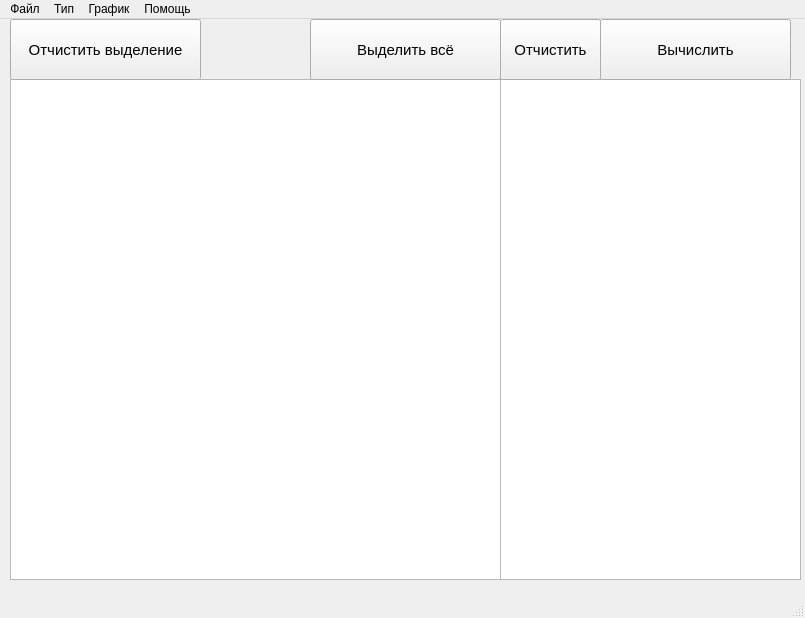
<?xml version="1.0" encoding="UTF-8"?>
<ui version="4.0">
 <class>MainWindow</class>
 <widget class="QMainWindow" name="MainWindow">
  <property name="geometry">
   <rect>
    <x>0</x>
    <y>0</y>
    <width>805</width>
    <height>618</height>
   </rect>
  </property>
  <property name="windowTitle">
   <string>MainWindow</string>
  </property>
  <widget class="QWidget" name="centralwidget">
   <widget class="QTableWidget" name="main_table">
    <property name="geometry">
     <rect>
      <x>10</x>
      <y>60</y>
      <width>491</width>
      <height>501</height>
     </rect>
    </property>
    <property name="selectionMode">
     <enum>QAbstractItemView::MultiSelection</enum>
    </property>
   </widget>
   <widget class="QListWidget" name="prev_eqs">
    <property name="geometry">
     <rect>
      <x>500</x>
      <y>60</y>
      <width>301</width>
      <height>501</height>
     </rect>
    </property>
   </widget>
   <widget class="QPushButton" name="bt_clear_selection">
    <property name="geometry">
     <rect>
      <x>10</x>
      <y>0</y>
      <width>191</width>
      <height>61</height>
     </rect>
    </property>
    <property name="font">
     <font>
      <pointsize>11</pointsize>
     </font>
    </property>
    <property name="text">
     <string>Отчистить выделение</string>
    </property>
   </widget>
   <widget class="QPushButton" name="bt_eq_run">
    <property name="geometry">
     <rect>
      <x>600</x>
      <y>0</y>
      <width>191</width>
      <height>61</height>
     </rect>
    </property>
    <property name="font">
     <font>
      <pointsize>11</pointsize>
     </font>
    </property>
    <property name="text">
     <string>Вычислить</string>
    </property>
   </widget>
   <widget class="QPushButton" name="bt_eq_reset">
    <property name="geometry">
     <rect>
      <x>500</x>
      <y>0</y>
      <width>101</width>
      <height>61</height>
     </rect>
    </property>
    <property name="font">
     <font>
      <pointsize>11</pointsize>
     </font>
    </property>
    <property name="text">
     <string>Отчистить</string>
    </property>
   </widget>
   <widget class="QPushButton" name="bt_all_selection">
    <property name="geometry">
     <rect>
      <x>310</x>
      <y>0</y>
      <width>191</width>
      <height>61</height>
     </rect>
    </property>
    <property name="font">
     <font>
      <pointsize>11</pointsize>
     </font>
    </property>
    <property name="text">
     <string>Выделить всё</string>
    </property>
   </widget>
  </widget>
  <widget class="QMenuBar" name="menubar">
   <property name="geometry">
    <rect>
     <x>0</x>
     <y>0</y>
     <width>805</width>
     <height>26</height>
    </rect>
   </property>
   <widget class="QMenu" name="menu">
    <property name="title">
     <string>Файл</string>
    </property>
    <addaction name="menu_file_new"/>
    <addaction name="menu_file_open"/>
    <addaction name="menu_file_save"/>
   </widget>
   <widget class="QMenu" name="menu_2">
    <property name="title">
     <string>Тип</string>
    </property>
    <addaction name="menu_type_eq"/>
    <addaction name="menu_type_reg"/>
   </widget>
   <widget class="QMenu" name="menu_3">
    <property name="title">
     <string>График</string>
    </property>
    <addaction name="menu_plot_build"/>
    <addaction name="menu_plot_save"/>
   </widget>
   <widget class="QMenu" name="menu_4">
    <property name="title">
     <string>Помощь</string>
    </property>
    <addaction name="menu_help"/>
   </widget>
   <addaction name="menu"/>
   <addaction name="menu_2"/>
   <addaction name="menu_3"/>
   <addaction name="menu_4"/>
  </widget>
  <widget class="QStatusBar" name="statusbar"/>
  <action name="menu_file_new">
   <property name="text">
    <string>Новый</string>
   </property>
  </action>
  <action name="menu_file_open">
   <property name="text">
    <string>Открыть</string>
   </property>
  </action>
  <action name="menu_file_save">
   <property name="text">
    <string>Сохранить</string>
   </property>
  </action>
  <action name="menu_type_eq">
   <property name="text">
    <string>Уравнение</string>
   </property>
  </action>
  <action name="menu_type_bydots">
   <property name="text">
    <string>По точкам</string>
   </property>
  </action>
  <action name="menu_type_reg">
   <property name="text">
    <string>Вычислить Уравнение</string>
   </property>
  </action>
  <action name="menu_plot_build">
   <property name="text">
    <string>Построить</string>
   </property>
  </action>
  <action name="menu_plot_save">
   <property name="text">
    <string>Сохранить</string>
   </property>
  </action>
  <action name="menu_plot_sett">
   <property name="text">
    <string>Настройки</string>
   </property>
  </action>
  <action name="menu_help">
   <property name="text">
    <string>Как пользоваться</string>
   </property>
  </action>
 </widget>
 <resources/>
 <connections/>
</ui>
